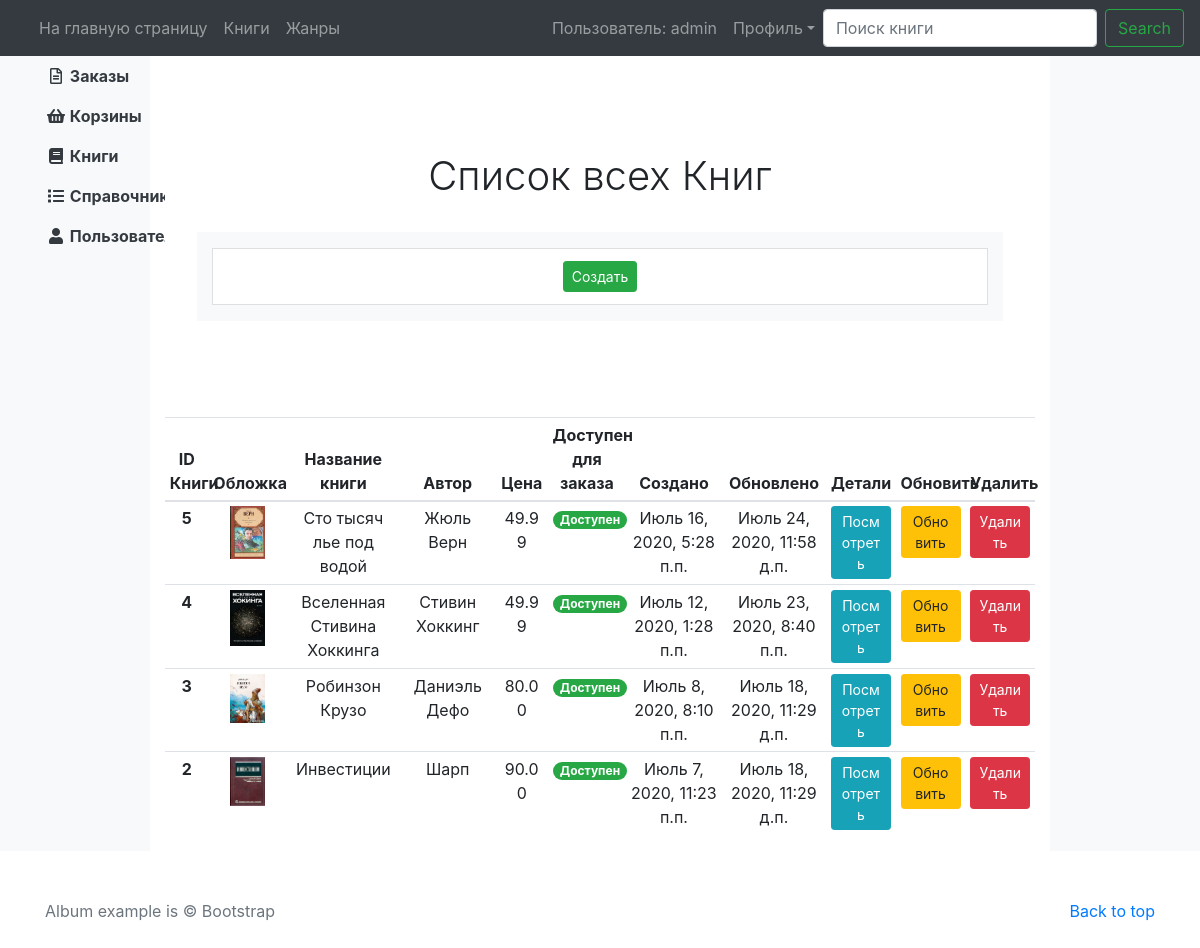
The page /books/list-books-manager/ (signed in) on the database its author committed.
### profiles/models.py (models this page shows, shortened)
class Profile(AbstractUser):
    phone_number = models.CharField(
        verbose_name="Мобильный номер телефона",
        max_length=30,
        null=True,
        blank=True
    )
    country = models.CharField(
        verbose_name="Страна",
        max_length=30,
        null=True,
        blank=True
    )
    city = models.CharField(
        verbose_name="Город",
        max_length=30,
        null=True,
        blank=True
    )
    index = models.CharField(
        verbose_name="Индекс",
        max_length=30,
        null=True,
        blank=True
    )
    adress1 = models.CharField(
        verbose_name="Адрес прописки",
        max_length=40,
        null=True,
        blank=True
    )
    adress2 = models.CharField(
        verbose_name="Адрес проживания",
        max_length=40,
        null=True,
        blank=True
    )
    additionally = models.TextField(
        verbose_name="Дополнительная информация",
        null=True,
        blank=True
    )
    class Meta:
        permissions = [
                    ("view_all_profiles", "Can view all profiles"),
                ]

### books/models.py (models this page shows, shortened)
class Books(models.Model):
    name = models.CharField(
        verbose_name="Название книги",
        max_length=30
    )
    cover_photo = models.ImageField(
        verbose_name="Фото на обложке",
        upload_to="books-photo",
        null=True,
        blank=True
    )
    price = models.DecimalField(
        verbose_name="Цена (BYN)",
        max_digits= 20,
        decimal_places= 2
    )
    author = models.CharField(
        verbose_name="Автор",
        max_length=30
    )
    series = models.CharField(
        verbose_name="Серия",
        max_length=30
    )
    genre = models.ForeignKey(
        Genre,
        on_delete=models.CASCADE,
        verbose_name="Жанр",
        null=True,
        blank=True
    )
    publishing_year = models.DateField(
        verbose_name="Год издания",
    )
    pages = models.IntegerField(
        verbose_name="Количество страниц",
    )
    binding = models.CharField(
        verbose_name="Переплёт",
        max_length=30
    )
    book_format = models.CharField(
        verbose_name="Формат книги",
        max_length=30
    )
    isbn = models.CharField(
        verbose_name="ISBN",
        max_length=30
    )
    weight = models.IntegerField(
        verbose_name="Вес книги (в граммах)",
    )
    age = models.IntegerField(
        verbose_name="Возрастные ограничения",
    )
    publishing = models.CharField(
        verbose_name="Издательство",
        max_length=30
    )
    in_stock = models.IntegerField(
        verbose_name="Количество книг в наличии",
    )
    active = models.BooleanField(
        verbose_name="Доступен для заказа"
    )
    rating = models.IntegerField(
        verbose_name="Рейтинг",
    )
    catalog_date = models.DateTimeField(
        verbose_name="Дата внесения в каталог",
        auto_now=False,
        auto_now_add=True
    )
    card_change_date = models.DateTimeField(
        verbose_name="Дата последнего изменения карточки",
        auto_now=True,
        auto_now_add=False
    )
    class Meta:
        permissions = [
                    ("view_all_books", "Can view all books"),
                ]

### books/views.py (the view)
# urls.py: path('list-books-manager/', ListBooksManager.as_view(), name="list_manager"),
class ListBooksManager(LoginRequiredMixin, PermissionRequiredMixin, ListView):
    login_url = reverse_lazy('login')
    permission_required = 'books.view_all_books'
    model = Books
    template_name = 'books/list_books_manager.html'
    ordering = ['-catalog_date',]

### books/templates/books/list_books_manager.html (shortened to what this page needs)
{% extends "base_manager.html" %}
{% load static %}
  {% block main_block_manager %}
    <section class="jumbotron text-center">
      <div class="container sticky-top">
        <h1 class="sticky-top">Список всех Книг</h1><br>
      </div>
          <div class="col bg-light py-3" align="center">
            <li class="list-group-item d-flex justify-content-between align-items-center ">
              <div class="col" align="center">
              <a class="btn btn-success btn-sm" href="{% url 'books:create' %}">Создать</a>
              </div>
            </li>
          </div>
    </section>
      <table class="table table-sm table-hover">
        <thead>
          <tr align="center">
            <th scope="col" width="5%">ID Книги</th>
            <th scope="col" width="9%">Обложка</th>
            <th scope="col" width="13%">Название книги</th>
            <th scope="col" width="11%">Автор</th>
            <th scope="col" width="6%">Цена</th>
            <th scope="col" width="9%">Доступен для заказа</th>
            <th scope="col" width="11%">Создано</th>
            <th scope="col" width="12%">Обновлено</th>
            <th scope="col" width="8%">Детали</th>
            <th scope="col" width="8%">Обновить</th>
            <th scope="col" width="8%">Удалить</th>
          </tr>
        </thead>
        <tbody>
          {% for book in object_list %}
              <tr align="center">
                <th scope="row">{{ book.pk }}</th>
                <td>
                  {% if book.cover_photo %}
                    <img src="{{ book.cover_photo.url }}" width="50%">
                  {% endif %}
                </td>
                <td>{{ book.name }}</td>
                <td>{{ book.author }}</td>
                <td>{{ book.price }}</td>
                {% if book.active == True %}
                <td align="center"><span class="badge badge-success badge-pill">Доступен</span></td>
                {% else %}
                <td align="center"><span class="badge badge-danger badge-pill">Не доступен</span></td>
                {% endif %}
                <td>{{ book.catalog_date }}</td>
                <td>{{ book.card_change_date }}</td>
                <td>
                  <a class="btn btn-info btn-sm btn-block" href=" {% url 'books:detail' book.pk%}">Посмотреть</a>
                </td>
                <td>
                  <a class="btn btn-warning btn-sm btn-block" href=" {% url 'books:update' book.pk%}">Обновить</a>
                </td>
                <td>
                  <a class="btn btn-danger btn-sm btn-block" href=" {% url 'books:delete' book.pk%}">Удалить</a>
                </td>
              </tr>
          {% endfor %}
        </tbody>
      </table>
  {% endblock main_block_manager %}

### templates/header.html (shortened to what this page needs)
<nav class="navbar navbar-expand-md flex-md-nowrap navbar-dark bg-dark sticky-top">
    <div class="navbar-collapse offcanvas-collapse" id="navbarsExampleDefault">
        <div class="col">
          <ul class="navbar-nav mr-auto">
            <li class="nav-item">
              <a class="nav-link" href="{% url 'homepage:homepage' %}">На главную страницу</a>
            </li>
              <a class="nav-link" href="{% url 'books:list' %}">Книги</a>
              <a class="nav-link" href="{% url 'ref_books:list_genre' %}">Жанры</a>
          </ul>
        </div>
        <div class="d-flex justify-content-end">
          <ul class="navbar-nav mr-auto">
            {% if user.is_authenticated %}
              <li class="nav-item">
                <a class="nav-link" href="{% url 'profile:update' user.pk %}"> Пользователь: {{ user.username }} </a>
              </li>
              <li class="nav-item dropdown">
                <a class="nav-link dropdown-toggle" href="#" id="dropdown01" data-toggle="dropdown" aria-haspopup="true" aria-expanded="false">Профиль</a>
              </li>
            {% endif %}
            <form class="form-inline my-2 my-lg-0" action="{% url 'books:list_search' %}" method="get">
              <input name="q" class="form-control mr-sm-2" type="text" placeholder="Поиск книги" aria-label="Search">
              <button class="btn btn-outline-success my-2 my-sm-0" type="submit">Search</button>
            </form>
          </ul>
        </div>
    </div>
</nav>

### static/css/album.css (style rules this page uses)
.jumbotron { padding-top: 3rem; padding-bottom: 3rem; margin-bottom: 0; background-color: #fff; }
@media (min-width: 768px) { .jumbotron { padding-top: 6rem; padding-bottom: 6rem; } }
.jumbotron h1 { font-weight: 300; }
.jumbotron .container { max-width: 40rem; }

### templates/base_manager.html (style rules this page uses)
table { table-layout: fixed; width:100% }
td { word-wrap:break-word; }

### rows shown on the page
Profile: username "admin"
Books: pk "5", cover_photo (picture), name "Сто тысяч лье под водой", author "Жюль Верн", price "49.99", active "Доступен", catalog_date "Июль 16, 2020, 5:28 п.п.", card_change_date "Июль 24, 2020, 11:58 д.п."
Books: pk "4", cover_photo (picture), name "Вселенная Стивина Хоккинга", author "Стивин Хоккинг", price "49.99", active "Доступен", catalog_date "Июль 12, 2020, 1:28 п.п.", card_change_date "Июль 23, 2020, 8:40 п.п."
Books: pk "3", cover_photo (picture), name "Робинзон Крузо", author "Даниэль Дефо", price "80.00", active "Доступен", catalog_date "Июль 8, 2020, 8:10 п.п.", card_change_date "Июль 18, 2020, 11:29 д.п."
Books: pk "2", cover_photo (picture), name "Инвестиции", author "Шарп", price "90.00", active "Доступен", catalog_date "Июль 7, 2020, 11:23 п.п.", card_change_date "Июль 18, 2020, 11:29 д.п."
